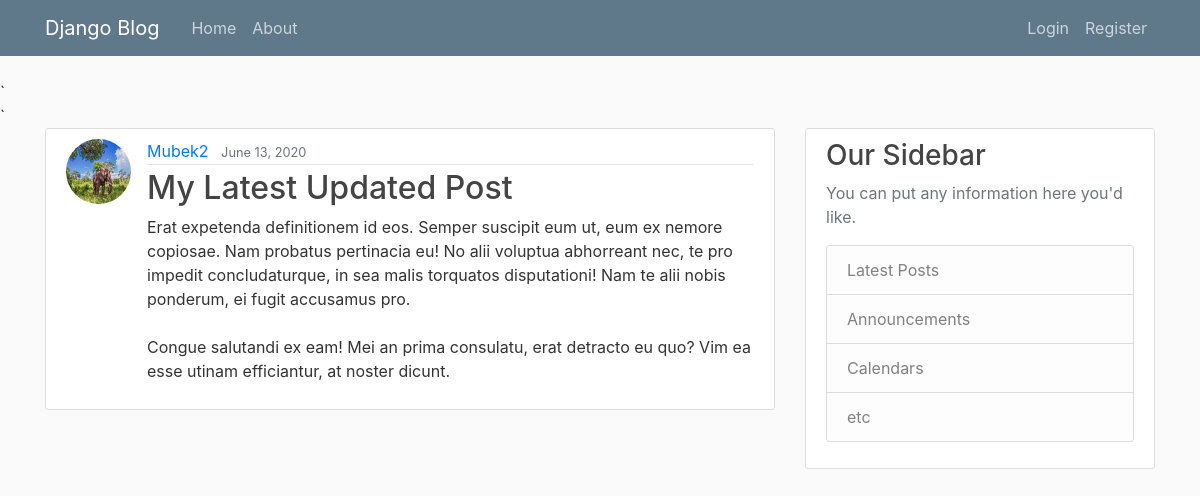
The page /post/29/ on the database its author committed.
### blog/models.py (models this page shows, shortened)
class Post(models.Model):
    title = models.CharField(max_length=100)
    content = models.TextField()
    date_posted = models.DateTimeField(default=timezone.now)
    author = models.ForeignKey(User, on_delete=models.CASCADE)

### users/models.py (models this page shows, shortened)
class Profile(models.Model):
    user = models.OneToOneField(User, on_delete=models.CASCADE)
    image = models.ImageField(default='default.jpg', upload_to='profile_pics')

### blog/views.py (the view)
# urls.py: path('post/<int:pk>/', PostDetailView.as_view(), name='post-detail'),
class PostDetailView(DetailView):
    model = Post

### blog/templates/blog/post_detail.html (shortened to what this page needs)
{% extends "blog/base.html" %}
{% block content %}
    <article class="media content-section">
        <img class="rounded-circle article-img" src="{{ object.author.profile.image.url }}">
        <div class="media-body">
            <div class="article-metadata">
                <a class="mr-2" href="{% url 'user-post' object.author.username %}">{{ object.author }}</a>
                <small class="text-muted">{{ object.date_posted|date:"F d, Y" }}</small>
            </div>
            <h2 class="article-title">{{ object.title }}</h2>
            <p class="article-content">{{ object.content }}</p>
        </div>
    </article>
{% endblock content %}

### blog/static/blog/main.css (style rules this page uses)
body { background: #fafafa; color: #333333; margin-top: 5rem; }
h1, h2, h3, h4, h5, h6 { color: #444444; }
.content-section { background: #ffffff; padding: 10px 20px; border: 1px solid #dddddd; border-radius: 3px; margin-bottom: 20px; }
.article-title { color: #444444; }
.article-content { white-space: pre-line; }
.article-img { height: 65px; width: 65px; margin-right: 16px; }
.article-metadata { padding-bottom: 1px; margin-bottom: 4px; border-bottom: 1px solid #e3e3e3 }

### rows shown on the page
Post: author.profile.image (picture), author "Mubek2", date_posted "June 13, 2020", title "My Latest Updated Post", content "Erat expetenda definitionem id eos. Semper suscipit eum ut, eum ex nemore copiosae. Nam probatus pertinacia eu! No alii voluptua abhorreant nec, te pro impedit concludaturque, in sea malis torquatos disputationi! Nam te alii nobis ponderum, ei fugit accusamus pro. Congue salutandi ex eam! Mei an prima consulatu, erat detracto eu quo? Vim ea esse utinam efficiantur, at noster dicunt."
